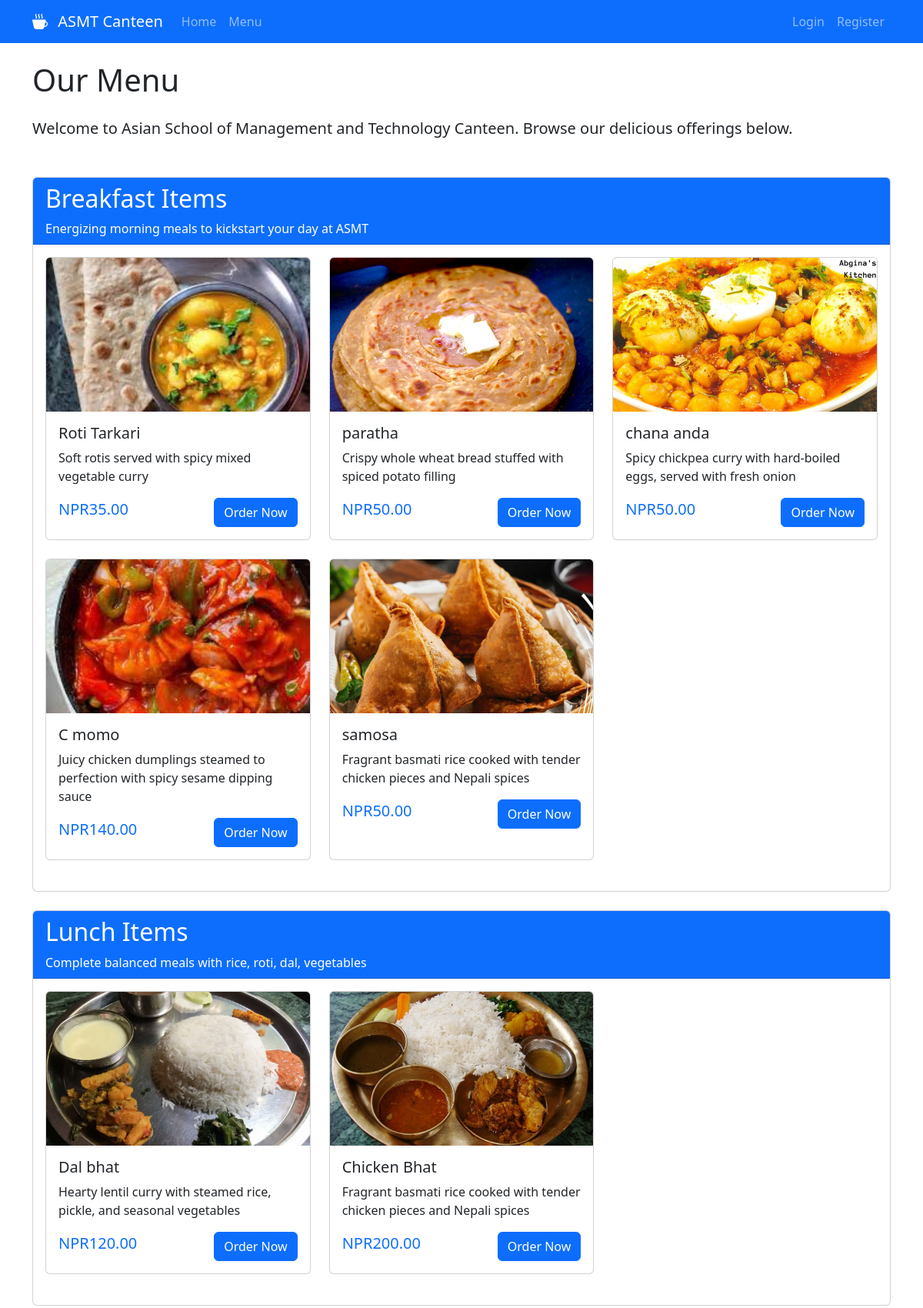
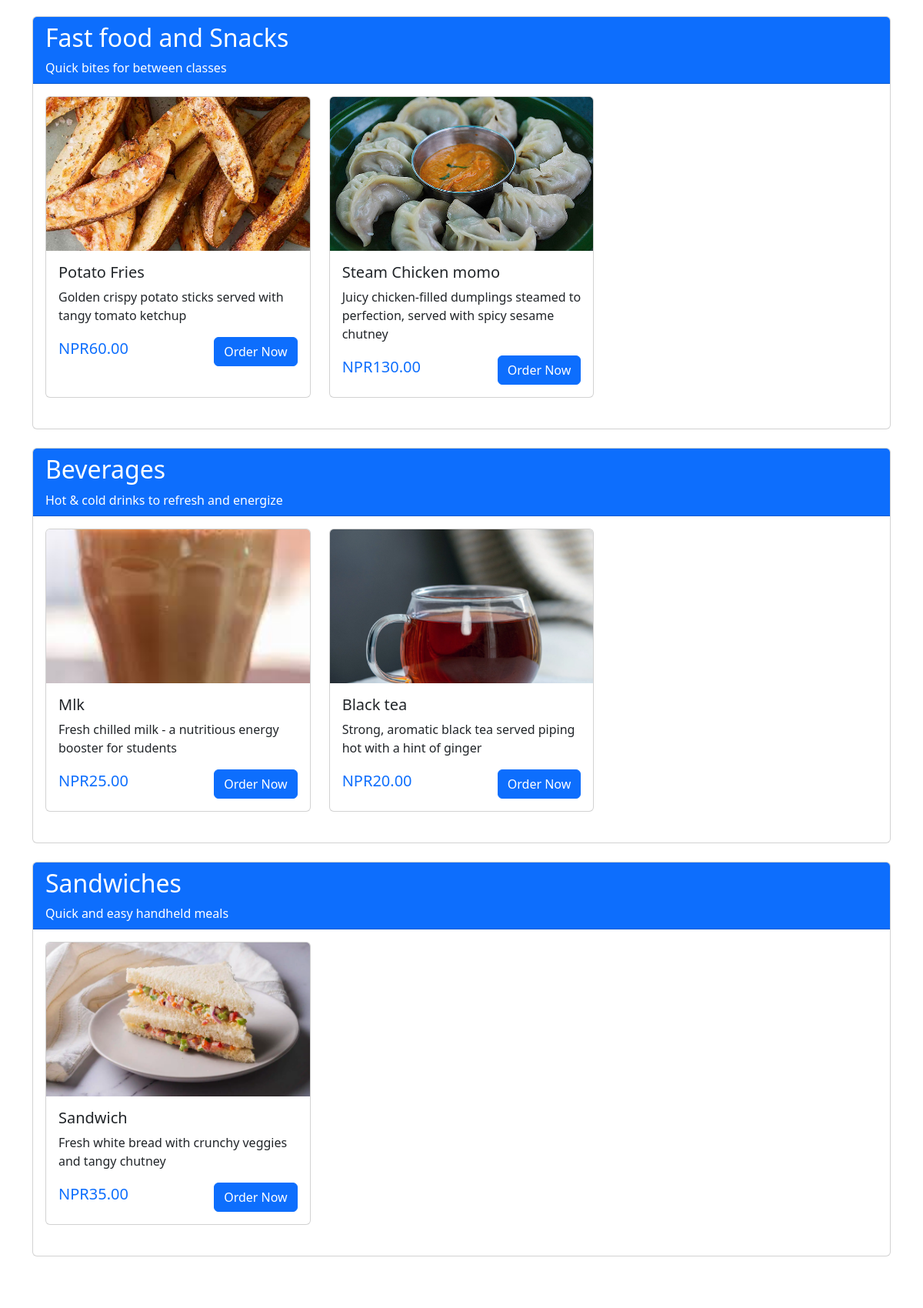
The app's page /menu/ (upper part) with its own data (2 pictures, top to bottom).
### canteen/models.py (models this page shows, shortened)
class FoodCategory(models.Model):
    name = models.CharField(max_length=100)
    description = models.TextField(blank=True)

class FoodItem(models.Model):
    name = models.CharField(max_length=200)
    category = models.ForeignKey(FoodCategory, on_delete=models.CASCADE)
    price = models.DecimalField(max_digits=6, decimal_places=2)
    description = models.TextField(blank=True)
    available = models.BooleanField(default=True)
    image = models.ImageField(upload_to='food_images/', blank=True)

### canteen/views.py (the view)
# urls.py: path('menu/', views.menu, name='menu'),
def menu(request):
    categories = FoodCategory.objects.all()
    context = {
        'categories': categories,
        'college_name': 'Asian School of Management and Technology'
    }
    return render(request, 'menu.html', context)

### canteen/templates/menu.html (shortened to what this page needs)
{% extends 'base.html' %}
{% block content %}
<h1 class="mb-4">Our Menu</h1>
<p class="lead mb-5">Welcome to {{ college_name }} Canteen. Browse our delicious offerings below.</p>
{% for category in categories %}
<div class="card mb-4">
    <div class="card-header bg-primary text-white">
        <h2>{{ category.name }}</h2>
        {% if category.description %}
        <p class="mb-0">{{ category.description }}</p>
        {% endif %}
    </div>
    <div class="card-body">
        <div class="row">
            {% for item in category.fooditem_set.all %}
            <div class="col-md-6 col-lg-4 mb-4">
                <div class="card h-100">
                    {% if item.image %}
                    <img src="{{ item.image.url }}" class="card-img-top" alt="{{ item.name }}" style="height: 200px; object-fit: cover;">
                    {% else %}
                    <div class="text-center py-5 bg-light">
                        <i class="bi bi-image fs-1 text-muted"></i>
                    </div>
                    {% endif %}
                    <div class="card-body">
                        <h5 class="card-title">{{ item.name }}</h5>
                        <p class="card-text">{{ item.description|truncatechars:100 }}</p>
                        <div class="d-flex justify-content-between align-items-center">
                            <span class="h5 text-primary">NPR{{ item.price }}</span>
                            {% if item.available %}
                            <a href="{% url 'place_order' item.id %}" class="btn btn-primary">Order Now</a>
                            {% else %}
                            <button class="btn btn-secondary" disabled>Out of Stock</button>
                            {% endif %}
                        </div>
                    </div>
                </div>
            </div>
            {% endfor %}
        </div>
    </div>
</div>
{% endfor %}
{% endblock %}

### canteen/static/css/style.css (style rules this page uses)
body { display: flex; flex-direction: column; min-height: 100vh; }
.card { transition: transform 0.2s; }

### records on screen
FoodCategory: name "Breakfast Items", description "Energizing morning meals to kickstart your day at ASMT"
FoodItem: image (picture), name "Roti Tarkari", description "Soft rotis served with spicy mixed vegetable curry", price "35.00", available "Order Now"
FoodItem: image (picture), name "paratha", description "Crispy whole wheat bread stuffed with spiced potato filling", price "50.00", available "Order Now"
FoodItem: image (picture), name "chana anda", description "Spicy chickpea curry with hard-boiled eggs, served with fresh onion", price "50.00", available "Order Now"
FoodItem: image (picture), name "C momo", description "Juicy chicken dumplings steamed to perfection with spicy sesame dipping sauce", price "140.00", available "Order Now"
FoodItem: image (picture), name "samosa", description "Fragrant basmati rice cooked with tender chicken pieces and Nepali spices", price "50.00", available "Order Now"
FoodCategory: name "Lunch Items", description "Complete balanced meals with rice, roti, dal, vegetables"
FoodItem: image (picture), name "Dal bhat", description "Hearty lentil curry with steamed rice, pickle, and seasonal vegetables", price "120.00", available "Order Now"
FoodItem: image (picture), name "Chicken Bhat", description "Fragrant basmati rice cooked with tender chicken pieces and Nepali spices", price "200.00", available "Order Now"
FoodCategory: name "Fast food and Snacks", description "Quick bites for between classes"
FoodItem: image (picture), name "Potato Fries", description "Golden crispy potato sticks served with tangy tomato ketchup", price "60.00", available "Order Now"
FoodItem: image (picture), name "Steam Chicken momo", description "Juicy chicken-filled dumplings steamed to perfection, served with spicy sesame chutney", price "130.00", available "Order Now"
FoodCategory: name "Beverages", description "Hot & cold drinks to refresh and energize"
FoodItem: image (picture), name "Mlk", description "Fresh chilled milk - a nutritious energy booster for students", price "25.00", available "Order Now"
FoodItem: image (picture), name "Black tea", description "Strong, aromatic black tea served piping hot with a hint of ginger", price "20.00", available "Order Now"
FoodCategory: name "Sandwiches", description "Quick and easy handheld meals"
FoodItem: image (picture), name "Sandwich", description "Fresh white bread with crunchy veggies and tangy chutney", price "35.00", available "Order Now"

### other values on screen
{{ college_name }} "Asian School of Management and Technology"
